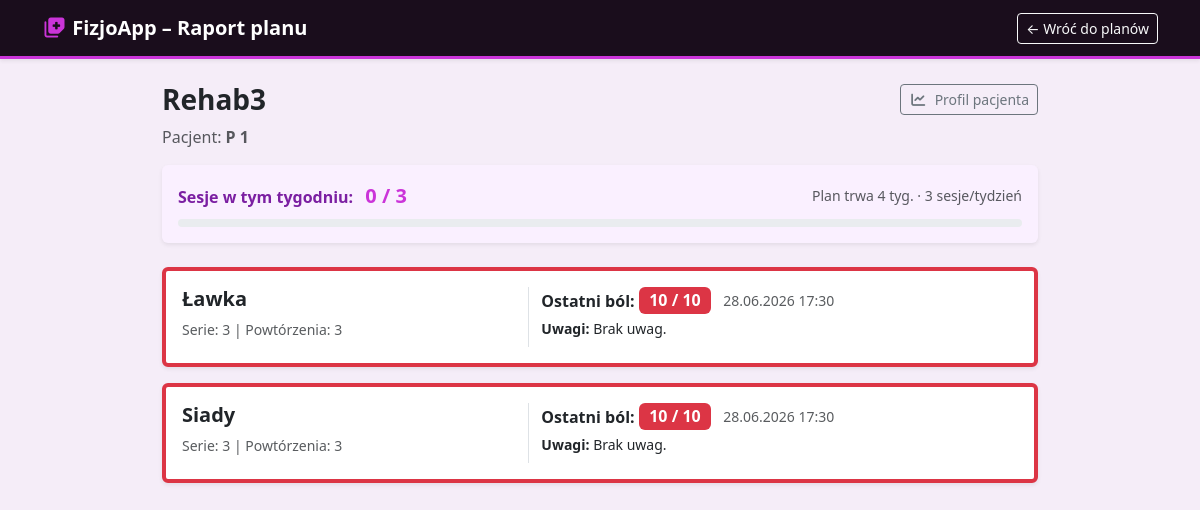
The app's page /programy-fizjo/4/ (signed in) with its own data.
### fizjoapp/models.py (models this page shows, shortened)
class PlanTreningowy(models.Model):
    fizjoterapeuta = models.ForeignKey('Fizjoterapeuta', on_delete=models.CASCADE, related_name='plany')
    pacjent = models.ForeignKey('Pacjent', on_delete=models.CASCADE, related_name='plany')
    nazwa = models.CharField(max_length=200)
    data_utworzenia = models.DateTimeField(auto_now_add=True)
    sesje_tygodniowo = models.IntegerField(default=3, verbose_name="Sesji w tygodniu")
    czas_trwania_tygodnie = models.IntegerField(default=4, verbose_name="Czas trwania (tygodnie)")

class Pacjent(models.Model):
    user = models.OneToOneField(User, on_delete=models.CASCADE, null=True, blank=True)
    imie = models.CharField(max_length=50, verbose_name="Imię pacjenta")
    nazwisko = models.CharField(max_length=100, verbose_name="Nazwisko pacjenta")
    email = models.EmailField(verbose_name="Adres e-mail")
    fizjo = models.ForeignKey(
        Fizjoterapeuta,
        on_delete=models.SET_NULL,
        null=True,
        blank=True,
        related_name="pacjenci",
        verbose_name="Fizjoterapeuta odpowiedzialny za pacjenta"
    )
    kod_pacjenta = models.CharField(
        max_length=20,
        unique=True,
        null=True,
        blank=True,
        verbose_name="Kod pacjenta"
    )

class Cwiczenie(models.Model):
    plan = models.ForeignKey(PlanTreningowy, on_delete=models.CASCADE, related_name='cwiczenia')
    nazwa_cwiczenia = models.CharField(max_length=255)
    serie = models.IntegerField(default=3)
    powtórzenia = models.CharField(max_length=50)

class OcenaCwiczenia(models.Model):
    cwiczenie = models.ForeignKey(
        Cwiczenie,
        on_delete=models.CASCADE,
        related_name='oceny'
    )
    pacjent = models.ForeignKey(
        Pacjent,
        on_delete=models.SET_NULL,
        null=True,
        blank=True,
        related_name='oceny'
    )
    skala_bolu = models.IntegerField(validators=[MinValueValidator(0), MaxValueValidator(10)])
    uwagi = models.TextField(blank=True, null=True)
    data_oceny = models.DateTimeField(auto_now_add=True)
    class Meta:
        ordering = ['-data_oceny']
        verbose_name = "Ocena ćwiczenia"
        verbose_name_plural = "Oceny ćwiczeń"

### fizjoapp/views.py (the view)
# urls.py: path('programy-fizjo/<int:plan_id>/', views.szczegoly_planu_fizjo, name='szczegoly_planu_fizjo'),
@login_required
def szczegoly_planu_fizjo(request, plan_id):
    if not hasattr(request.user, 'fizjoterapeuta'):
        return render(request, '403.html', status=403)
    fizjo = request.user.fizjoterapeuta
    plan = get_object_or_404(PlanTreningowy, id=plan_id, fizjoterapeuta=fizjo)
    cwiczenia = plan.cwiczenia.prefetch_related('oceny__pacjent').all()
    sesje_w_tygodniu = sesje_w_biezacym_tygodniu(plan)
    return render(request, 'szczegoly_planu_fizjo.html', {
        'plan': plan,
        'cwiczenia': cwiczenia,
        'sesje_w_tygodniu': sesje_w_tygodniu,
    })

### fizjoapp/views.py (called while the page is built)
def sesje_w_biezacym_tygodniu(plan, pacjent=None):
    today = timezone.localdate()
    start_of_week = today - datetime.timedelta(days=today.weekday())
    end_of_week = start_of_week + datetime.timedelta(days=7)
    qs = OcenaCwiczenia.objects.filter(
        cwiczenie__plan=plan,
        data_oceny__date__gte=start_of_week,
        data_oceny__date__lt=end_of_week,
    )
    if pacjent:
        qs = qs.filter(pacjent=pacjent)
    return qs.dates('data_oceny', 'day').count()

### fizjoapp/templates/szczegoly_planu_fizjo.html (shortened to what this page needs)
{% load static %}
<!doctype html>
<html lang="pl">
<head>
  <link rel="stylesheet" href="{% static 'css/bootstrap.min.css' %}"/>
  <link rel="stylesheet" href="{% static 'css/all.min.css' %}"/>
</head>
<body>
  <nav class="fizjo-nav navbar navbar-dark shadow-sm mb-4">
    <div class="container">
      <span class="navbar-brand fw-bold"><i class="fas fa-notes-medical" style="color:#cb34d9"></i> FizjoApp – Raport planu</span>
      <a href="{% url 'programy_fizjo' %}" class="btn btn-outline-light btn-sm">← Wróć do planów</a>
    </div>
  </nav>
  <div class="container pb-5" style="max-width:900px">
    <div class="d-flex justify-content-between align-items-center mb-2 flex-wrap gap-2">
      <h3 class="fw-bold mb-0">{{ plan.nazwa }}</h3>
      <a href="{% url 'profil_pacjenta' plan.pacjent.id %}" class="btn btn-outline-secondary btn-sm">
        <i class="fas fa-chart-line me-1"></i> Profil pacjenta
      </a>
    </div>
    <p class="text-muted mb-3">Pacjent: <strong>{{ plan.pacjent.imie }} {{ plan.pacjent.nazwisko }}</strong></p>
    <div class="card border-0 shadow-sm mb-4 p-3" style="background:#faf0ff;">
      <div class="d-flex justify-content-between align-items-center flex-wrap gap-2">
        <div>
          <span class="fw-bold" style="color:#7b1fa2">Sesje w tym tygodniu:</span>
          <span class="ms-2 fw-bold fs-5" style="color:#cb34d9">{{ sesje_w_tygodniu }} / {{ plan.sesje_tygodniowo }}</span>
        </div>
        <span class="text-muted small">Plan trwa {{ plan.czas_trwania_tygodnie }} tyg. · {{ plan.sesje_tygodniowo }} sesje/tydzień</span>
      </div>
      <div class="progress mt-2 session-bar" style="height:8px;border-radius:999px;">
      </div>
    </div>
    {% for cwiczenie in cwiczenia %}
    {% with ostatnia=cwiczenie.oceny.first %}
    <div class="card mb-3 p-3 shadow-sm border-start border-4
      {% if ostatnia and ostatnia.skala_bolu >= 7 %}border-danger
      {% elif ostatnia and ostatnia.skala_bolu >= 4 %}border-warning
      {% elif ostatnia %}border-success
      {% else %}border-secondary{% endif %}">
      <div class="row">
        <div class="col-md-5">
          <h5 class="fw-semibold">{{ cwiczenie.nazwa_cwiczenia }}</h5>
          <p class="mb-0 text-muted small">Serie: {{ cwiczenie.serie }} | Powtórzenia: {{ cwiczenie.powtórzenia }}</p>
        </div>
        <div class="col-md-7 border-start">
          {% if ostatnia %}
          <p class="mb-1">
            <strong>Ostatni ból:</strong>
            <span class="badge fs-6
              {% if ostatnia.skala_bolu >= 7 %}bg-danger
              {% elif ostatnia.skala_bolu >= 4 %}bg-warning text-dark
              {% else %}bg-success{% endif %}">
              {{ ostatnia.skala_bolu }} / 10
            </span>
            <small class="text-muted ms-2">{{ ostatnia.data_oceny|date:"d.m.Y H:i" }}</small>
          </p>
          <p class="mb-2 small"><strong>Uwagi:</strong> {{ ostatnia.uwagi|default:"Brak uwag." }}</p>
          {% else %}
          <p class="text-muted mt-2 small"><em>Pacjent nie ocenił jeszcze tego ćwiczenia.</em></p>
          {% endif %}
        </div>
      </div>
    </div>
    {% endwith %}
    {% endfor %}
  </div>
</body>
</html>

### fizjoapp/templates/szczegoly_planu_fizjo.html (style rules this page uses)
body { background:#f5edf8; }
.fizjo-nav { background:#1a0d1c;border-bottom:3px solid #cb34d9; }

### records on screen
PlanTreningowy: nazwa "Rehab3", pacjent.imie "P", pacjent.nazwisko "1", sesje_tygodniowo "3", czas_trwania_tygodnie "4"
Cwiczenie: nazwa_cwiczenia "Ławka", serie "3", powtórzenia "3", oceny.first.skala_bolu "10", oceny.first.data_oceny "28.06.2026 17:30", oceny.first.uwagi "Brak uwag."
Cwiczenie: nazwa_cwiczenia "Siady", serie "3", powtórzenia "3", oceny.first.skala_bolu "10", oceny.first.data_oceny "28.06.2026 17:30", oceny.first.uwagi "Brak uwag."

### other values on screen
{{ sesje_w_tygodniu }} "0"
